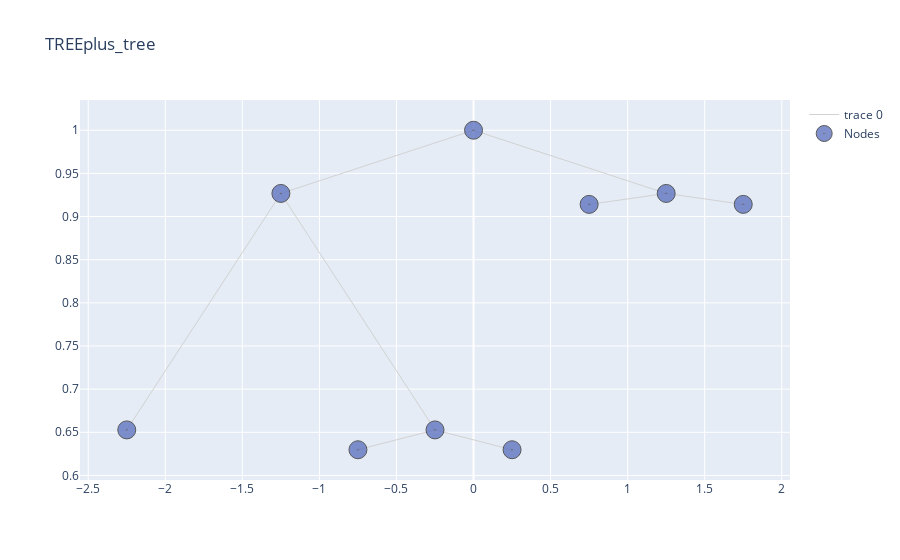

Notebook code for this chart:
### Code cell
tree.print_tree(table = False, html = False, visual_pruning = True, merge_leaves = True )

### Figure 1 — Plotly figure (JSON) as saved in the notebook; plotly's stock layout.template omitted (floating-point values rounded to 4 significant figures)
{"data": [{"hoverinfo": "none", "line": {"color": "rgb(210,210,210)", "width": 1}, "mode": "lines", "type": "scatter", "x": [0, -1.25, null, 0, 1.25, null, -1.25, -2.25, null, -1.25, -0.25, null, 1.25, 0.75, null, 1.25, 1.75, null, -0.25, -0.75, null, -0.25, 0.25, null], "y": [1, 0.9268, null, 1, 0.9268, null, 0.9268, 0.6527, null, 0.9268, 0.6527, null, 0.9268, 0.9141, null, 0.9268, 0.9141, null, 0.6527, 0.6298, null, 0.6527, 0.6298, null]}, {"hoverinfo": "text", "marker": {"color": "#6175c1", "line": {"color": "rgb(50,50,50)", "width": 1}, "size": 18, "symbol": "circle-dot"}, "mode": "markers", "name": "Nodes", "opacity": 0.8, "text": ["n10, Class: NO, gini : 0.0, Samples : 5", "n6, Class: YES, gini : 0.4, Samples : 33", "n7, Class: NO, gini : 0.36, Samples : 194", "n1, ShelveLoc in (b'Bad', b'Medium'), Class:NO, gini : 0.48, Samples: 280", "n2, Price>121.0, Class:YES, gini : 0.33, Samples: 53", "n4, Class: YES, gini : 0.07, Samples : 27", "n5, Income>36.0, Class:YES, gini : 0.47, Samples: 26", "n11, Class: YES, gini : 0.36, Samples : 21", "n3, Price>92.5, Class:NO, gini : 0.42, Samples: 227"], "type": "scatter", "x": [-0.75, 0.75, 1.75, 0, -1.25, -2.25, -0.25, 0.25, 1.25], "y": [0.6298, 0.9141, 0.9141, 1, 0.9268, 0.6527, 0.6527, 0.6298, 0.9268]}], "layout": {"title": {"text": "TREEplus_tree"}}}
